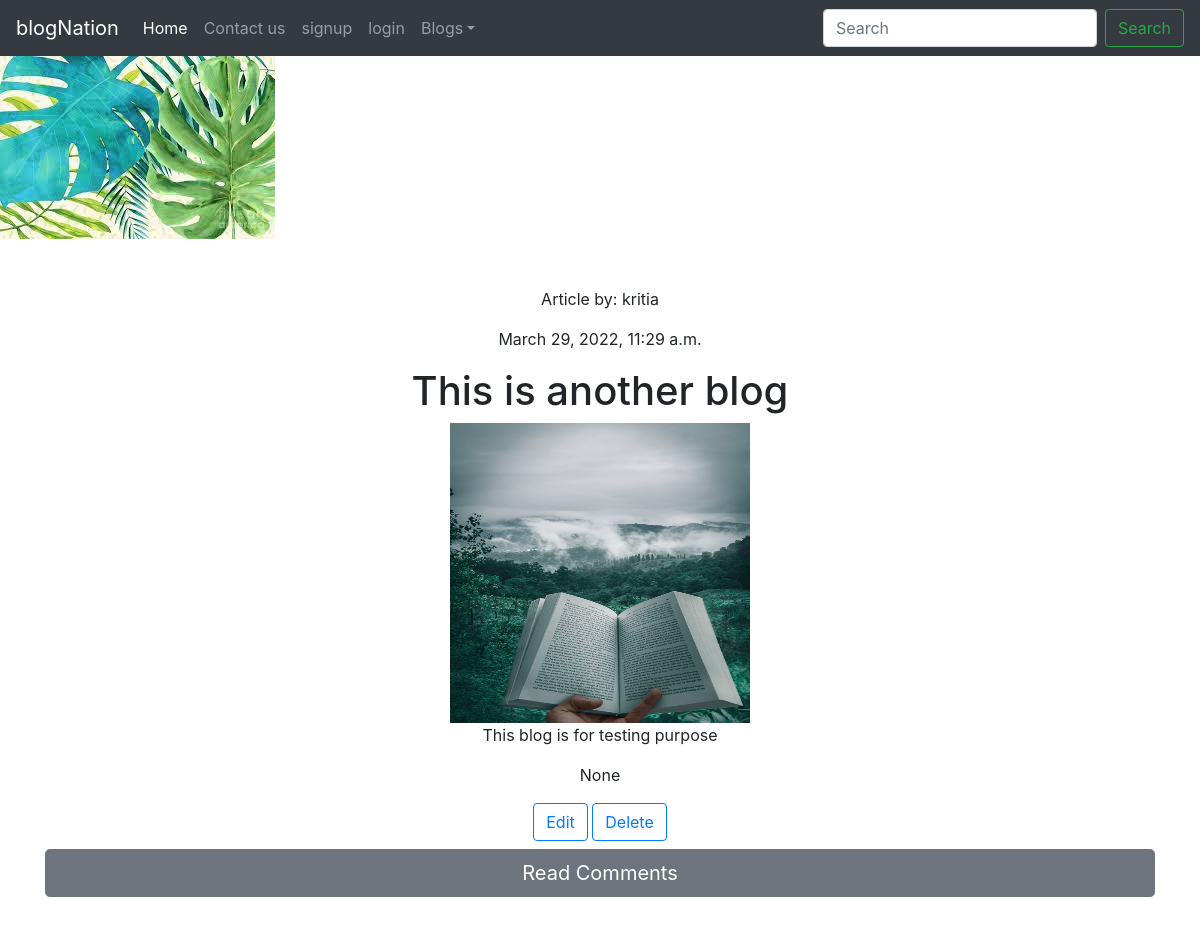
Screenshot of /detail/15 with the database file from the repository.
### blogapp/models.py (models this page shows, shortened)
class BlogTimeStamp(models.Model):
   created_at = models.DateTimeField(auto_now_add=True)
   updated_at = models.DateTimeField(auto_now_add=True)
   class Meta:
      abstract = True

class Post(BlogTimeStamp):
   author = models.ForeignKey(User, on_delete=models.CASCADE)
   title = models.CharField(max_length=100)
   content = models.TextField(max_length=2000, null=True, blank=True)
   slug = models.SlugField(max_length=1000, null=True, blank=True)
   image = models.ImageField(upload_to='images', null=True, blank=True)
   posted_on = models.DateTimeField(auto_now=True)
   category = models.ManyToManyField(Category)

### blogapp/views.py (the view)
# urls.py: path('detail/<int:pk>', views.detail, name='post_detail')
def detail(request, pk):
    post = Post.objects.get(id=pk)
    return render(request, 'home/detail.html', {'post': post})

### templates/home/detail.html (shortened to what this page needs)
{%extends 'base.html'%}
{% block body %}
<div class="container my-5" align="center">
<p>Article by: {{ post.author }}</p>
<p>{{ post.posted_on }}</p>
<h1>{{ post.title }}</h1>
<img src={{post.image.url}} width="300" height="300"/>
<p>{{ post.content }}</p>
<p>{{ post.slug }}</p>
<a href="{% url 'blogapp:update' post.pk %}" role="button" class="btn btn-outline-primary" >Edit</a>
<a href="{% url 'blogapp:delete' post.pk %}" role="button" class="btn btn-outline-primary" >Delete</a></br>
<div>
<a href="{% url 'blogapp:comment' post.pk %}" role="button" class="btn btn-secondary btn-lg btn-block dark my-2" >Read Comments</a>
</div>
</div>
{% endblock  %}

### rows the page displays
Post: author "kritia", posted_on "March 29, 2022, 11:29 a.m.", title "This is another blog", image (picture), content "This blog is for testing purpose", slug "None"
